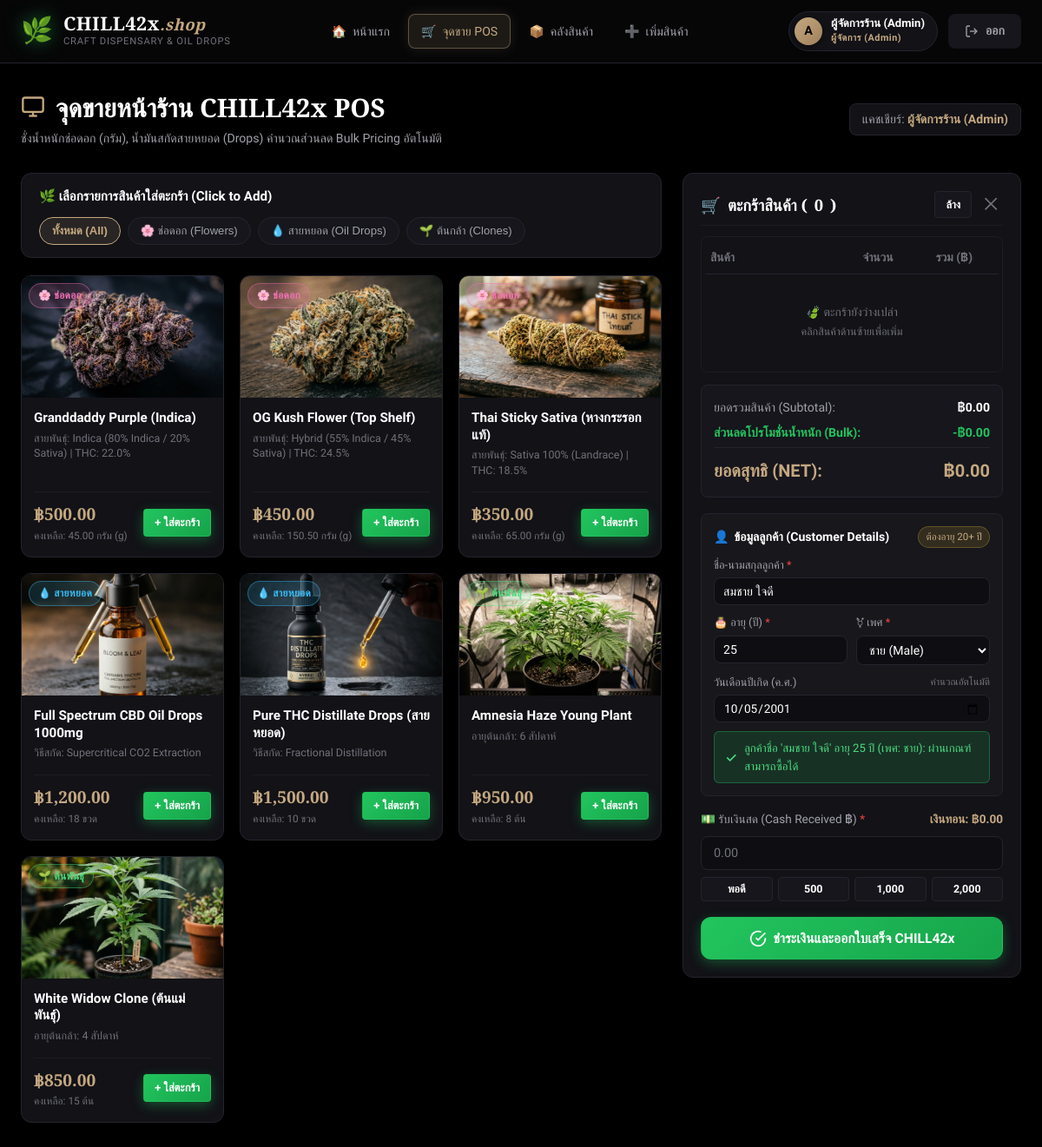
The app's page /pos.php (signed in) with its own data.
### tables this page shows
CREATE TABLE `products` (
    `id` INT AUTO_INCREMENT PRIMARY KEY,
    `name` VARCHAR(150) NOT NULL,
    `type` ENUM('flower', 'oil', 'plant') NOT NULL,
    `product_type` ENUM('flower', 'oil', 'plant') NOT NULL,
    `base_price` DECIMAL(10, 2) NOT NULL,
    
     
    `strain_type` VARCHAR(100) NULL,           
    `thc_percent` DECIMAL(5, 2) NULL DEFAULT 20.00,
    `stock_grams` DECIMAL(10, 2) NULL DEFAULT 0.00,
    
     
    `extraction_method` VARCHAR(100) NULL,     
    `stock_bottles` INT NULL DEFAULT 0,
    
     
    `age_weeks` INT NULL DEFAULT 0,
    `stock_pieces` INT NULL DEFAULT 0,
    
     
    `stock_quantity` DECIMAL(10, 2) NOT NULL DEFAULT 0.00,
    `image_url` VARCHAR(255) NULL,
    `description` TEXT NULL,
    `created_at` TIMESTAMP DEFAULT CURRENT_TIMESTAMP,
    `updated_at` TIMESTAMP DEFAULT CURRENT_TIMESTAMP ON UPDATE CURRENT_TIMESTAMP
);

### pos.php (the view, shortened to what the rows shown need)
<?php
require_once __DIR__ . '/classes/ProductFactory.php';
$db = Database::getInstance()->getConnection();
$products = [];
if ($db !== null) {
    try {
        $stmt = $db->query("SELECT p.*, IFNULL(p.type, p.product_type) as resolved_type,
            IFNULL(p.stock_grams, IFNULL(p.stock_bottles, IFNULL(p.stock_pieces, p.stock_quantity))) as current_stock_calc
            FROM products p
            WHERE (p.type='flower' AND (p.stock_grams > 0 OR p.stock_quantity > 0))
               OR (p.type='oil' AND (p.stock_bottles > 0 OR p.stock_quantity > 0))
               OR (p.type='plant' AND (p.stock_pieces > 0 OR p.stock_quantity > 0))
               OR (p.product_type IS NOT NULL AND p.stock_quantity > 0)
            ORDER BY resolved_type, p.name");
        if ($stmt) {
            $products = $stmt->fetchAll();
        }
    } catch (Exception $e) {
        $products = [];
    }
}
?>
<!DOCTYPE html>
<html lang="th">
<head>
    <link rel="stylesheet" href="assets/css/style.css">
</head>
<body>
    <main class="app-container">
        <div class="page-header">
            <div>
                <h1 class="page-title">
                    <svg width="28" height="28" viewBox="0 0 24 24" fill="none" stroke="currentColor" stroke-width="2"><rect x="2" y="3" width="20" height="14" rx="2"/><line x1="8" y1="21" x2="16" y2="21"/><line x1="12" y1="17" x2="12" y2="21"/></svg>
                    จุดขายหน้าร้าน CHILL42x POS
                </h1>
            </div>
        </div>
        <div class="pos-layout" id="posLayout">
            <div>
                <div class="catalog-grid" id="catalogContainer">
                    <?php foreach ($products as $p):
                        $pObj = ProductFactory::createFromRow($p);
                        $type = $pObj->getType();
                        $thumb = 'assets/images/flower_kush.jpg';
                        if ($type === 'oil') $thumb = 'assets/images/cannabis_oil.jpg';
                        elseif ($type === 'plant') $thumb = 'assets/images/cannabis_plant.jpg';
                        if (!empty($p['image_url']) && file_exists(__DIR__ . '/' . $p['image_url'])) {
                            $thumb = $p['image_url'];
                        }
                    ?>
                        <div class="pos-item-card catalog-card" data-type="<?= $type ?>"
                             onclick="addToCart(<?= $pObj->getId() ?>, '<?= addslashes(htmlspecialchars($pObj->getName())) ?>', <?= $pObj->getBasePrice() ?>, '<?= $type ?>', '<?= $pObj->getStockUnit() ?>', <?= $pObj->getStockValue() ?>)">
                            <div class="item-thumb-box">
                                <img src="<?= $thumb ?>" alt="<?= htmlspecialchars($pObj->getName()) ?>" loading="lazy">
                                <div class="item-type-tag">
                                    <span class="badge badge-<?= $type ?>">
                                        <?= ($type === 'flower') ? '🌸 ช่อดอก' : (($type === 'oil') ? '💧 สายหยอด' : '🌱 ต้นพันธุ์') ?>
                                    </span>
                                </div>
                            </div>
                            <div class="item-card-body">
                                <div>
                                    <div class="item-card-title">
                                        <?= htmlspecialchars($pObj->getName()) ?>
                                    </div>
                                    <div class="item-card-desc">
                                        <?php if ($pObj instanceof CannabisFlower): ?>
                                            สายพันธุ์: <?= htmlspecialchars($pObj->getStrainType()) ?> | THC: <?= number_format($pObj->getThcPercent(), 1) ?>%
                                        <?php elseif ($pObj instanceof CannabisOil): ?>
                                            วิธีสกัด: <?= htmlspecialchars($pObj->getExtractionMethod()) ?>
                                        <?php elseif ($pObj instanceof CannabisPlant): ?>
                                            อายุต้นกล้า: <?= $pObj->getAgeWeeks() ?> สัปดาห์
                                        <?php endif; ?>
                                    </div>
                                </div>
                                <div class="item-card-footer">
                                    <div>
                                        <div class="item-card-price">
                                            ฿<?= number_format($pObj->getBasePrice(), 2) ?>
                                        </div>
                                        <div style="font-size: 0.74rem; color: var(--text-muted);">
                                            คงเหลือ: <?= $pObj->getStockDisplay() ?>
                                        </div>
                                    </div>
                                    <span class="btn btn-primary btn-sm">+ ใส่ตะกร้า</span>
                                </div>
                            </div>
                        </div>
                    <?php endforeach; ?>
                </div>
            </div>
            <div class="pos-cart-panel" id="posCartPanel">
                <div class="cart-panel-card">
                    <div class="card-header" style="margin-bottom: 12px; padding-bottom: 8px;">
                        <h2 class="card-title" style="font-size: 1.15rem; display: flex; align-items: center; gap: 8px;">
                            <span>🛒</span> ตะกร้าสินค้า (<span id="cartCount">0</span>)
                        </h2>
                    </div>
                    <div style="max-height: 250px; overflow-y: auto; margin-bottom: 14px; border: 1px solid var(--border-subtle); border-radius: var(--radius-sm); padding: 4px;">
                        <table class="cart-table" style="width: 100%; border-collapse: collapse; font-size: 0.86rem;">
                            <thead>
                                <tr style="border-bottom: 1px solid var(--border-color); color: var(--text-muted);">
                                    <th style="padding: 8px 6px; text-align: left;">สินค้า</th>
                                    <th style="padding: 8px 4px; width: 80px; text-align: center;">จำนวน</th>
                                    <th style="padding: 8px 6px; width: 75px; text-align: right;">รวม (฿)</th>
                                    <th style="width: 24px;"></th>
                                </tr>
                            </thead>
                        </table>
                    </div>
                </div>
            </div>
        </div>
    </main>
</body>
</html>

### records on screen
products: image_url (picture), product_type "🌸 ช่อดอก", name "Granddaddy Purple (Indica)", strain_type "Indica (80% Indica / 20% Sativa)", thc_percent "22.0", base_price "500.00", stock_grams "45.00 กรัม (g)"
products: image_url (picture), product_type "🌸 ช่อดอก", name "OG Kush Flower (Top Shelf)", strain_type "Hybrid (55% Indica / 45% Sativa)", thc_percent "24.5", base_price "450.00", stock_grams "150.50 กรัม (g)"
products: image_url (picture), product_type "🌸 ช่อดอก", name "Thai Sticky Sativa (หางกระรอกแท้)", strain_type "Sativa 100% (Landrace)", thc_percent "18.5", base_price "350.00", stock_grams "65.00 กรัม (g)"
products: image_url (picture), product_type "💧 สายหยอด", name "Full Spectrum CBD Oil Drops 1000mg", extraction_method "Supercritical CO2 Extraction", base_price "1,200.00", stock_bottles "18 ขวด"
products: image_url (picture), product_type "💧 สายหยอด", name "Pure THC Distillate Drops (สายหยอด)", extraction_method "Fractional Distillation", base_price "1,500.00", stock_bottles "10 ขวด"
products: image_url (picture), product_type "🌱 ต้นพันธุ์", name "Amnesia Haze Young Plant", age_weeks "6", base_price "950.00", stock_pieces "8 ต้น"
products: image_url (picture), product_type "🌱 ต้นพันธุ์", name "White Widow Clone (ต้นแม่พันธุ์)", age_weeks "4", base_price "850.00", stock_pieces "15 ต้น"

### other values on screen
substr($user['username'] ?? 'U', 0, 1) "A"
$user['full_name'] "ผู้จัดการร้าน (Admin)"
$currentUser['full_name'] "ผู้จัดการร้าน (Admin)"
